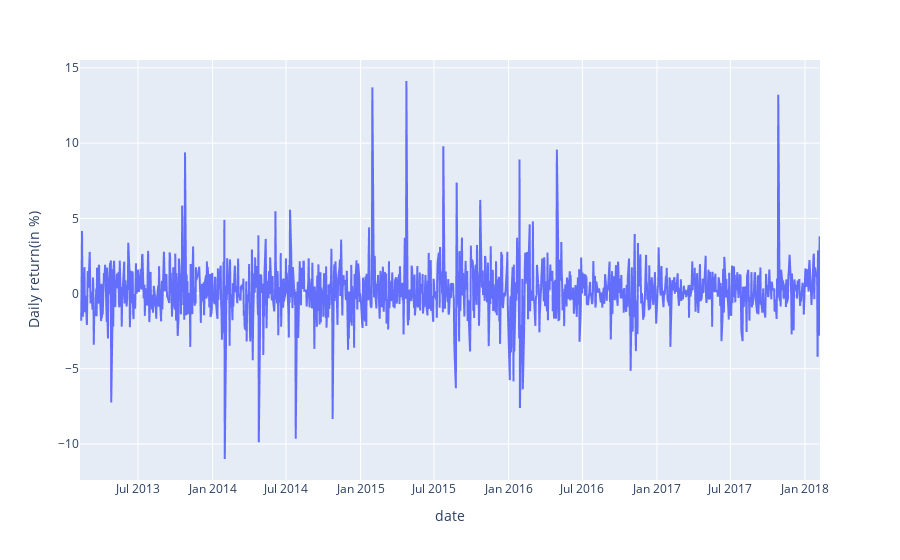

Here is the notebook cell this chart was saved with:
### Code cell
px.line(amazon, x="date", y="Daily return(in %)")

### Figure 1 — Plotly figure (JSON) as saved in the notebook; plotly's stock layout.template omitted (floating-point values rounded to 4 significant figures; data arrays with more than 128 entries replaced by an {"elided": "..."} marker saying what was removed)
{"data": [{"hovertemplate": "date=%{x}<br>Daily return(in %)=%{y}<extra></extra>", "legendgroup": "", "line": {"color": "#636efa", "dash": "solid"}, "marker": {"symbol": "circle"}, "mode": "lines", "name": "", "showlegend": false, "type": "scattergl", "x": {"elided": "1259 str values"}, "xaxis": "x", "y": {"elided": "1259 float values"}, "yaxis": "y"}], "layout": {"legend": {"tracegroupgap": 0}, "margin": {"t": 60}, "xaxis": {"anchor": "y", "domain": [0, 1], "title": {"text": "date"}}, "yaxis": {"anchor": "x", "domain": [0, 1], "title": {"text": "Daily return(in %)"}}}}
